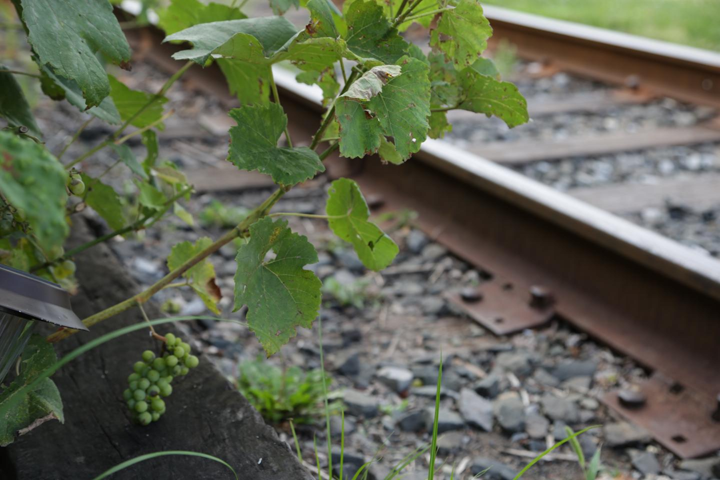
#> input picture HW_2/Image1.png, 720 x 480 px; its folder holds 5 pictures in this run
$ python homework2B.py
#> lines starting #> are read from the running program, lines starting #| are printed output that depends on the picture; long printed decimals are rounded
import cv2
import numpy as np

# # Load the input image
# color = cv2.imread("Image1.png", cv2.IMREAD_COLOR)
# I = cv2.cvtColor(color, cv2.COLOR_BGR2GRAY)


# Define the homography matrix A
def homography_matrix(A, B, C, D, E, F, G, H, I):
    M = np.array([[A, B, C], [D, E, F], [G, H, I]])
    return M


def transform_matrix(tx=None, ty=None, alpha=None, sx=None, sy=None, shear_factor=None):
    if alpha is not None:
        # Rotation matrix
        R = np.array([[np.cos(np.deg2rad(alpha)), -np.sin(np.deg2rad(alpha)), 0],
                      [np.sin(np.deg2rad(alpha)), np.cos(np.deg2rad(alpha)), 0],
                      [0, 0, 1]])
    else:
        R = np.eye(3)

    if sx is not None or sy is not None:
        # Scaling matrix
        S = np.array([[sx if sx is not None else 1, 0, 0],
                      [0, sy if sy is not None else 1, 0],
                      [0, 0, 1]])
    else:
        S = np.eye(3)

    if tx is not None or ty is not None:
        # Translation matrix
        T = np.array([[1, 0, tx if tx is not None else 0],
                      [0, 1, ty if ty is not None else 0],
                      [0, 0, 1]])
    else:
        T = np.eye(3)

    if shear_factor is not None:
        # Shear matrix
        Sh = np.array([[1, shear_factor, 0],
                       [0, 1, 0],
                       [0, 0, 1]])
    else:
        Sh = np.eye(3)

    # Compose the transformation matrix by first translating, rotating, scaling, and then shearing
    A = np.dot(T, np.dot(R, np.dot(S, Sh)))

    return A

def transformImage(I, A, transform_type, output_image_name):
    print(transform_type)

    # Check if the transform type is valid
    if transform_type in ('scaling', 'translation', 'rotation', 'reflection', 'homography', 'affine'):

        # Get the dimensions of the input image
        H, W = I.shape[:2]


        # Define the four corners of the input image
        c1 = np.array([1, 1, 1]).reshape(3, 1)
        c2 = np.array([W, 1, 1]).reshape(3, 1)
        c3 = np.array([1, H, 1]).reshape(3, 1)
        c4 = np.array([W, H, 1]).reshape(3, 1)


        # Transform the corners using the homography matrix A into correspondences
        cp1 = np.dot(A, c1)
        cp2 = np.dot(A, c2)
        cp3 = np.dot(A, c3)
        cp4 = np.dot(A, c4)

        # Check if the matrix is a homography matrix
        if transform_type == ("homography"):
            cp1 = cp1[:2] / cp1[2]
            cp2 = cp2[:2] / cp2[2]
            cp3 = cp3[:2] / cp3[2]
            cp4 = cp4[:2] / cp4[2]


        # Extract the x and y coordinates of the transformed corners
        # if statement to check if the matrix is a homography matrix
        if transform_type == ("homography"):
            xp1, yp1 = cp1.flatten()
            xp2, yp2 = cp2.flatten()
            xp3, yp3 = cp3.flatten()
            xp4, yp4 = cp4.flatten()
        else:
            xp1, yp1, _ = cp1.flatten()
            xp2, yp2, _ = cp2.flatten()
            xp3, yp3, _ = cp3.flatten()
            xp4, yp4, _ = cp4.flatten()

        # Find the minimum and maximum x and y values of the transformed corners
        minx = min(1, xp1, xp2, xp3, xp4)
        miny = min(1, yp1, yp2, yp3, yp4)
        maxx = max(W, xp1, xp2, xp3, xp4)
        maxy = max(H, yp1, yp2, yp3, yp4)
        #print out xp1, xp2, xp3, xp4, yp1, yp2, yp3, yp4
        print(xp1, xp2, xp3, xp4, yp1, yp2, yp3, yp4)

        print("min and max: ", minx, miny, maxx, maxy)

        # Create a grid of x and y coordinates in the output image
        Xprime, Yprime = np.meshgrid(np.arange(minx, maxx+1), np.arange(miny, maxy+1))


        # Create a matrix of homogenized coordinates in the output image
        heightIprime, widthIprime = Xprime.shape
        pprimematrix = np.vstack((Xprime.flatten(), Yprime.flatten(), np.ones(heightIprime*widthIprime)))


        print("after homogenized: " , heightIprime, widthIprime)
        # Invert the homography matrix to map points from the output image to the input image
        invA = np.linalg.inv(A)


        # Map the homogenized output image coordinates to input image coordinates using the inverted homography matrix
        phatmatrix = np.dot(invA, pprimematrix)

        # Extract the x and y coordinates from the mapped homogenized input image coordinates
        xlongvector = phatmatrix[0] / phatmatrix[2]
        ylongvector = phatmatrix[1] / phatmatrix[2]

        # Reshape the x and y coordinates into a matrix
        xmatrix = xlongvector.reshape(heightIprime, widthIprime)
        ymatrix = ylongvector.reshape(heightIprime, widthIprime)

        # Interpolate the input image at the mapped coordinates to create the output image
        Iprime = cv2.remap(I, xmatrix.astype(np.float32), ymatrix.astype(np.float32), cv2.INTER_LINEAR)

        # crop the output image to fit in the original image size
        if transform_type == ("reflection"):
            Iprime = Iprime[0:H, 0:W]


        print("at end of func: ",Iprime.shape)
        # Display the input and output images
        cv2.imwrite("Input_Image.jpg", I)
        cv2.imwrite(f"{output_image_name}.jpg", Iprime)
        print('Transformed image saved to disk.')
    else:
        raise ValueError('The transform type is not valid')


def main():
    # Read the input image
    color = cv2.imread("Image1.png", cv2.IMREAD_COLOR)
#> color is the input picture: shape (480, 720, 3); mean B, G, R 82.1, 100.7, 95.7

    input_image = cv2.cvtColor(color, cv2.COLOR_BGR2GRAY)
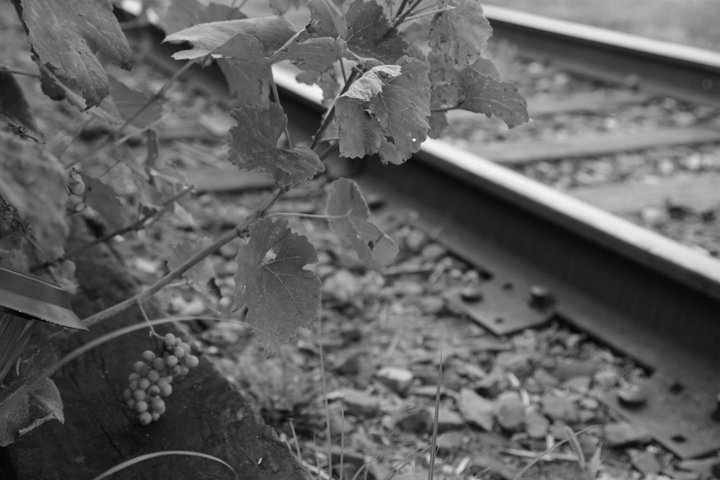
#> input_image: shape (480, 720); min 4, max 244, mean 97.1

    # print the shape of the input image
    print(input_image.shape)
#| (480, 720)

    # Change the size of the image to 1080 ×1920 pixels
    # only if the original image is not 1080 ×1920 pixels
    if input_image.shape[0] != 1080 or input_image.shape[1] != 1920:
        input_image = cv2.resize(input_image, (1920, 1080))
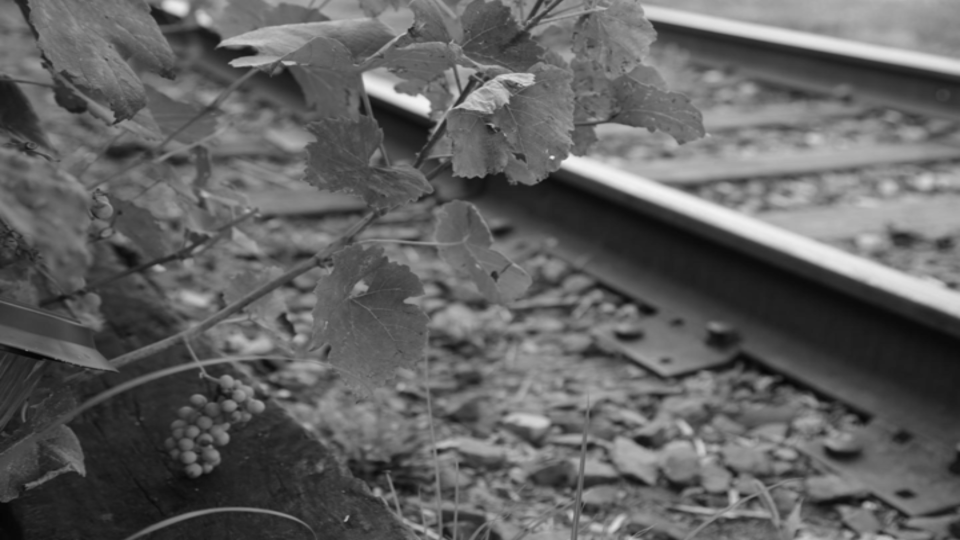
#> input_image: shape (1080, 1920) (shown at 1/2 size); min 4, max 243, mean 97
    cv2.imwrite("Q2.1.jpg", input_image)

    # Transformation matrix for reflection in the y direction
    t_matrix = transform_matrix(sy = -1)

    # Using transformImage function to transform the image to reflect along the y-axis
    transformImage(input_image, t_matrix, 'reflection', "Q2.2")
#| 1.0 1920.0 1.0 1920.0 -1.0 -1.0 -1080.0 -1080.0
#| min and max:  1 -1080.0 1920 1080
#| after homogenized:  2161 1920
#| at end of func:  (1080, 1920)

    # Transformation matrix for rotation by 30 degrees
    t_matrix = transform_matrix(alpha = 30)
    transformImage(input_image, t_matrix, 'rotation', "Q2.3")
#| 0.366 1662.269 -539.134 1122.769 1.366 960.866 935.807 1895.307
#| min and max:  -539.134 1 1920 1895.307
#| after homogenized:  1896 2461
#| at end of func:  (1896, 2461)

    # Shear the image in the x-direction so that the additional amount added to each x value is 0.5 times each y value
    t_matrix = transform_matrix(shear_factor=0.5)
    transformImage(input_image, t_matrix, 'rotation', "Q2.4")
#> call 3 of transformImage, with A = array of shape (3, 3), transform_type = 'rotation', output_image_name = 'Q2.4'
#| 1.5 1920.5 541.0 2460.0 1.0 1.0 1080.0 1080.0
#| min and max:  1 1 2460.0 1080
#| after homogenized:  1080 2460
#> in transformImage (call 3), `Iprime = cv2.remap(I, xmatrix.astype(np.float32), ymatrix.astype(np.fl..`:
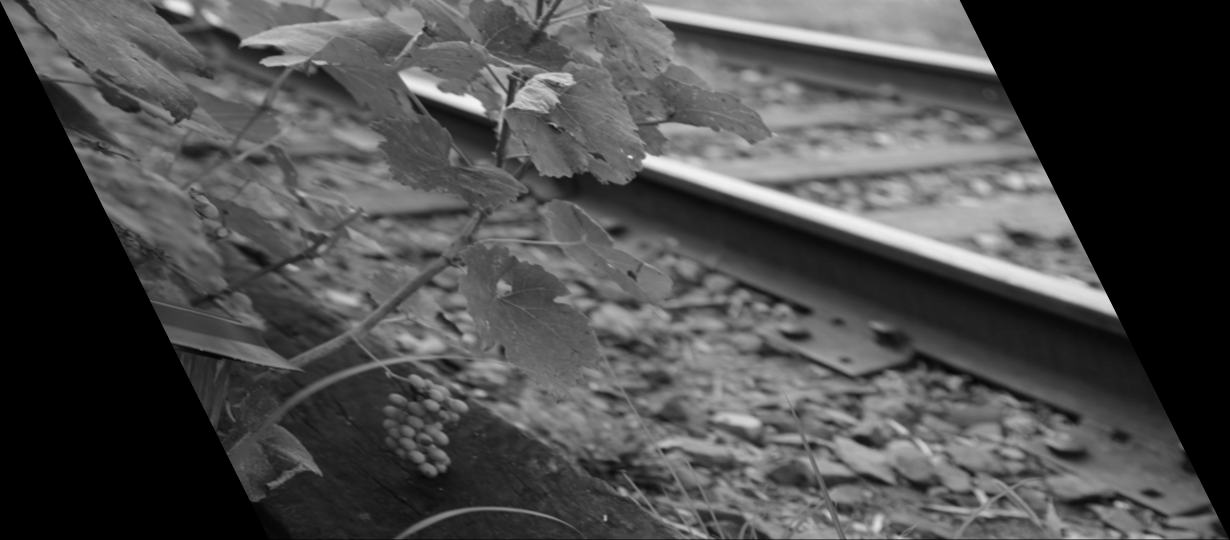
#> Iprime: shape (1080, 2460) (shown at 1/2 size); min 0, max 243, mean 75.7
#| at end of func:  (1080, 2460)

    # Translate the image by 300 in the x-direction and 500 in the y-direction, then rotate the resulting image
    # counterclockwise by 20 degrees, then scale the resulting image down to one-half its size
    t_matrix = transform_matrix(tx = 300, ty = 500, alpha = -20, sx = 0.5, sy = 0.5)
    transformImage(input_image, t_matrix, 'affine', "Q2.5")
#| 300.641 1202.276 485.161 1386.796 500.299 172.131 1007.263 679.095
#| min and max:  1 1 1920 1080
#| after homogenized:  1080 1920
#| at end of func:  (1080, 1920)

    #Two different affine transformations
    homography_matrix = np.array([[1, 0.4, .4], [0.1, 1, .3], [0, 0, 1]])
    transformImage(input_image, homography_matrix, 'affine', "Q2.6")
#| 1.800 1920.800 433.4 2352.4 1.400 193.3 1080.400 1272.3
#| min and max:  1 1 2352.4 1272.3
#| after homogenized:  1273 2353
#> in transformImage (call 5), `Iprime = cv2.remap(I, xmatrix.astype(np.float32), ymatrix.astype(np.fl..`:
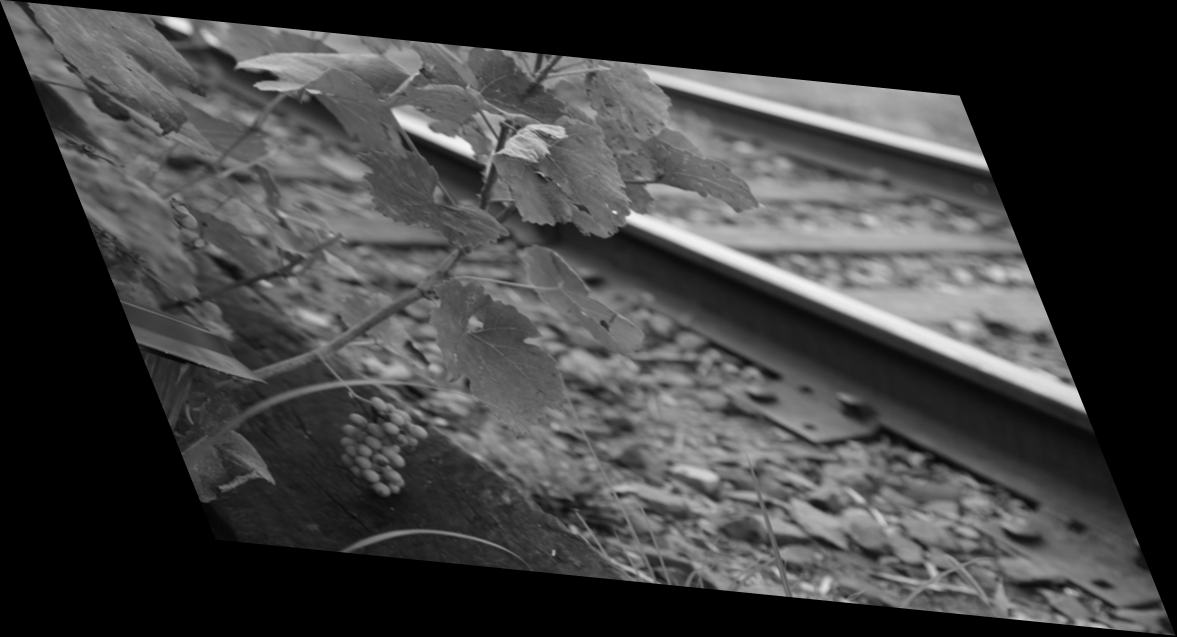
#> Iprime: shape (1273, 2353) (shown at 1/2 size); min 0, max 243, mean 64.5
#| at end of func:  (1273, 2353)

    homography_matrix = np.array([[2.1, -0.35, -0.1], [-.3, .7, .3], [0, 0, 1]])
    transformImage(input_image, homography_matrix, 'affine', "Q2.6.2")
#| 1.65 4031.55 -376.0 3653.9 0.7 -575.0 756.0 180.300
#| min and max:  -376.0 -575.0 4031.55 1080
#| after homogenized:  1656 4409
#> in transformImage (call 6), `Iprime = cv2.remap(I, xmatrix.astype(np.float32), ymatrix.astype(np.fl..`:
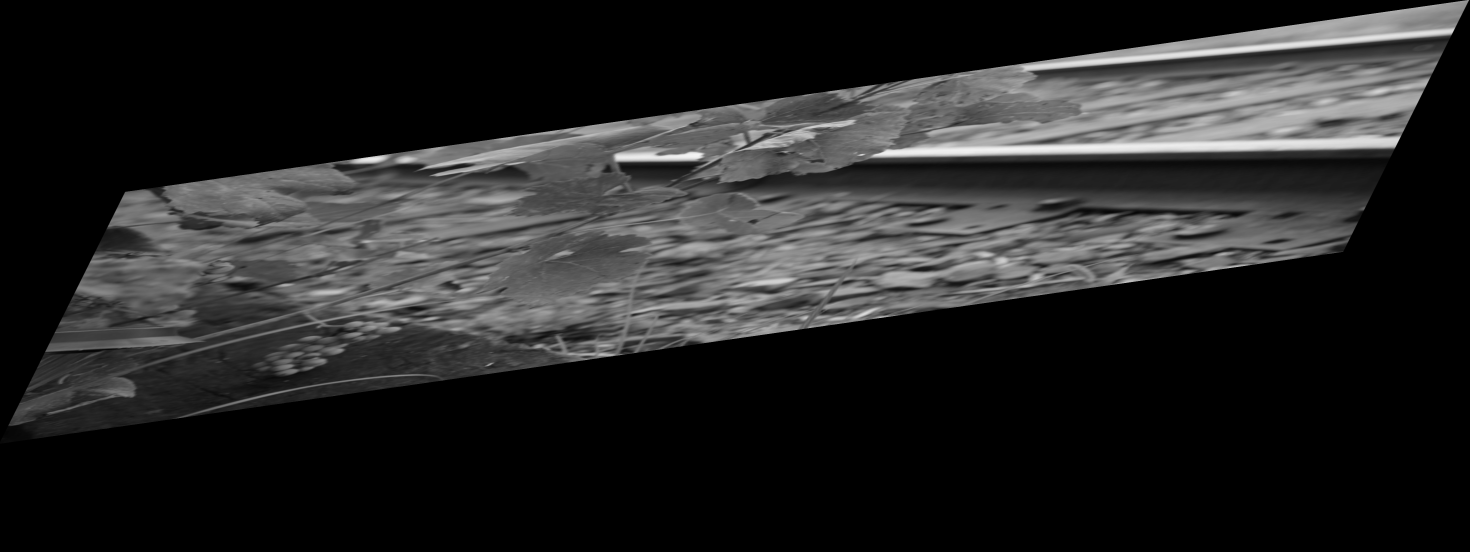
#> Iprime: shape (1656, 4409) (shown at 1/3 size); min 0, max 243, mean 37.6
#| at end of func:  (1656, 4409)

    # Two different homography transformations
    homography_matrix = np.array([[0.8, 0.2, .3], [-.1, .9, -.1], [.0005, -.0005, 1]])
    transformImage(input_image, homography_matrix, 'homography', "Q2.7")
#| 1.3 784.129 471.444 1234.014 0.7 -97.576 2110.315 549.225
#| min and max:  1 -97.576 1920 2110.315
#| after homogenized:  2209 1920
#> in transformImage (call 7), `Iprime = cv2.remap(I, xmatrix.astype(np.float32), ymatrix.astype(np.fl..`:
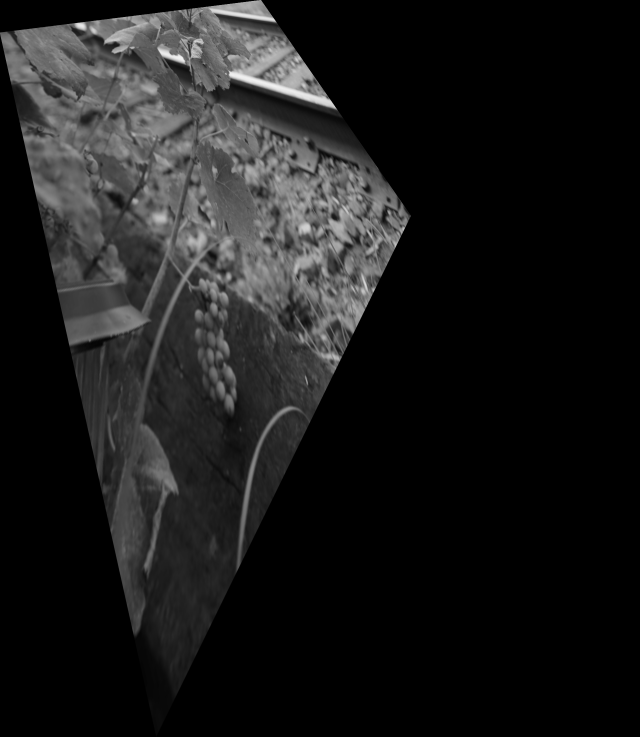
#> Iprime: shape (2209, 1920) (shown at 1/3 size); min 0, max 243, mean 26.7
#| at end of func:  (2209, 1920)

    homography_matrix = np.array([[29.25, 13.95, 20.25], [4.95, 35.55, 9.45], [.0045, .09, 45]])
    transformImage(input_image, homography_matrix, 'homography', "Q2.7.2")
#| 1.407 1045.863 106.294 472.330 1.108 177.722 270.093 317.604
#| min and max:  1 1 1920 1080
#| after homogenized:  1080 1920
#> in transformImage (call 8), `Iprime = cv2.remap(I, xmatrix.astype(np.float32), ymatrix.astype(np.fl..`:
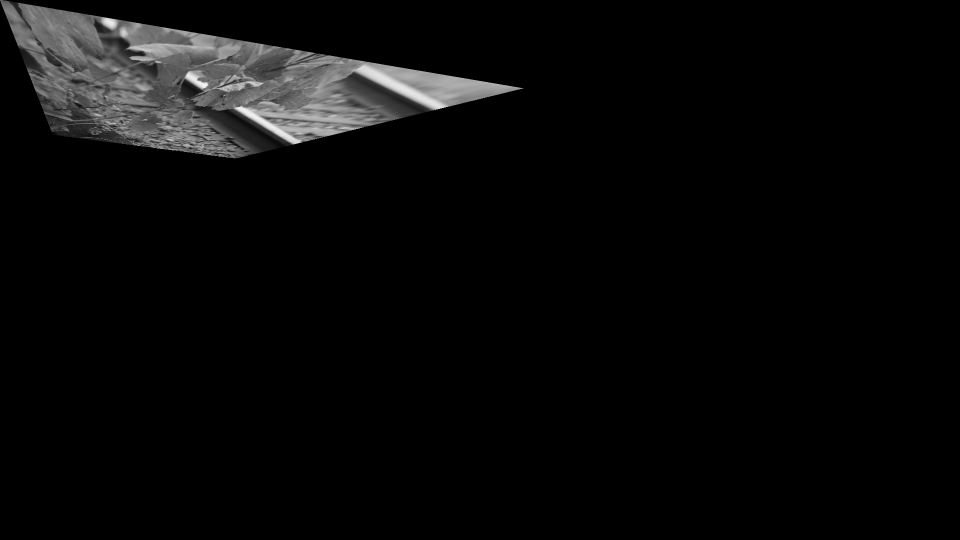
#> Iprime: shape (1080, 1920) (shown at 1/2 size); min 0, max 243, mean 9
#| at end of func:  (1080, 1920)

if __name__ == '__main__':
    main()
